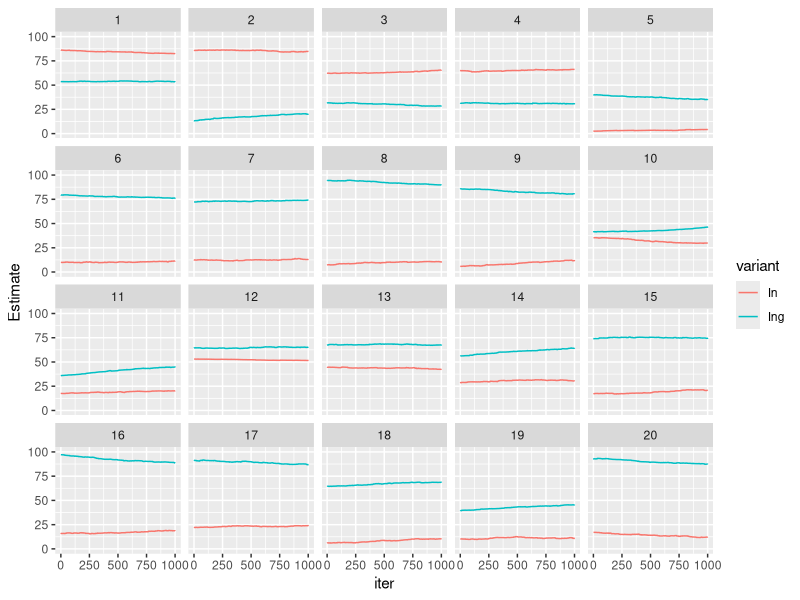
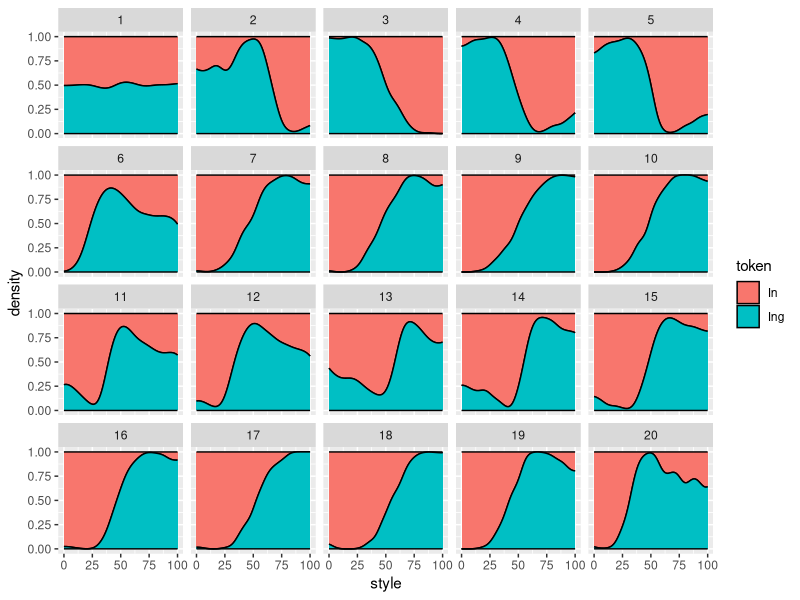

These figures' R source, in order: (Note: a time limit stopped this script after it produced the figures.)

library(ggplot2)
library(reshape2)
library(plyr)


generate_new_speaker <- function(niter, generation, min = 0, max = 100, old_speaker){
  # This function generates a new learner.
  #"In" and "Ing" are the (mean) style values for each variant
  #token is whihc variant they just heard
  #style is which style "
  experience <- list(In    = vector(length = niter),
                     Ing   = vector(length = niter),
                     token = vector(length = niter),
                     style = vector(length = niter),
                     iter  = 1:niter,
                     generation = rep(generation, niter)
  )
  #  experience[["Ing"]][1]   <- (max-min)/2
  #  experience[["In"]][1]    <- (max-min)/2
  
  #JCW: I am changing the above to be values generated from old_speaker
  
  
  currentobs <- generate_from_speaker(old_speaker)
  
  if(currentobs[["token"]] == "Ing"){
    while(currentobs[["token"]] == "Ing"){
      lastobs <- currentobs
      currentobs <- generate_from_speaker(old_speaker)
    }
    
    experience[["Ing"]][1]   <- lastobs[["style"]]
    experience[["In"]][1]    <- currentobs[["style"]]
    
    #debug
    print("Ing")
    print(lastobs[["style"]])
    print(currentobs[["style"]])
  }
  
  else {
    while(currentobs[["token"]] == "In"){
      lastobs <- currentobs
      currentobs <- generate_from_speaker(old_speaker)
    }
    
    experience[["Ing"]][1]   <- currentobs[["style"]]
    experience[["In"]][1]    <- lastobs[["style"]]
    
    #debug
    print("In")
    print(lastobs[["style"]])
    print(currentobs[["style"]])
  }
  experience[["token"]][1] <- NA
  experience[["style"]][1] <- NA
  return(experience)
}

update_speaker <- function(speaker, lambda, iter, token, style){
  # this function updates a learner with input
  #speaker is basically experience  
  other_token <- c(In = "Ing", Ing = "In")
  other <- other_token[token]
  
  #expectation is a style value    
  previous_expectation <- speaker[[token]][iter-1]
  
  #If its closer than 1 unit to the expectation than dist = 1
  dist    <- max(1, abs(style-previous_expectation))
  
  #weight is smaller at larger distances from the expectation
  weight  <- lambda * (1/(dist^2))
  
  #This is a weighted average. Instead of half of the new expectation coming from the old exp and half from the current style, we use the weight to figure out the proportions of the new expectation that should come from each the old and the current style. And as the current style gets farther away from the old expectation, we use less of it in determining the new expection.

  new_expectation <- (previous_expectation * (1-weight)) + (style * weight)
  
  speaker[[token]][iter]   <- new_expectation
  speaker[[other]][iter]   <- speaker[[other]][iter-1]
  speaker[["style"]][iter] <- style
  speaker[["token"]][iter] <- token
  
  return(speaker)
}

generate_from_speaker <- function(speaker, min = 0, max = 100, eps = 0.001){
  # this function generates a tokens from a mature speaker
  #Choose style to speak, which is an independent choice from a uniform dist.
  style <- runif(1, min, max)
  
  #Takes their last expectation for the style of each token
  In_expect  <- rev(speaker[["In"]])[1]
  Ing_expect <- rev(speaker[["Ing"]])[1]
  
  #eps is epsilon, the smallest value that something can take, as in clustering algorithms
  In_dist  <- max(eps, abs(style - In_expect))
  Ing_dist <- max(eps, abs(style - Ing_expect))
  
  In_weight  <- 1/(In_dist^2)
  Ing_weight <- 1/(Ing_dist^2)
  
  In_prob  <- In_weight /(In_weight+Ing_weight)
  Ing_prob <- Ing_weight/(In_weight+Ing_weight)
  
  token <- sample(c("In","Ing"), size=1, prob=c(In_prob,Ing_prob))
  
  return(list(style = style, token = token))
}

#initializing old speaker. these will be the style values for generation 0.

#old_speaker should have SAME STYLE for in/ing, to model first generation after doublet is innovated
old_speaker <- list(In    = 50,
                    Ing   = 50,
                    token = NA,
                    style = NA)

ngenerations <- 20
niter <- 1000
lambda <- 0.3

generations <- vector(length = ngenerations, mode = "list")


for(gen in 1:ngenerations){
  new_speaker <- generate_new_speaker(niter = niter, generation=gen, old_speaker = old_speaker)
  for(iter in 2:niter){
    obs <- generate_from_speaker(old_speaker)
    #obs is a token and its associated style    
    token <- obs[["token"]]
    style <- obs[["style"]]
    
    new_speaker <- update_speaker(new_speaker, lambda=lambda, iter=iter, token=token, style=style)
  }
  generations[[gen]] <- as.data.frame(new_speaker)
  old_speaker <- new_speaker
}


generations.df <- rbind.fill(generations)

generations.df.melt <- melt(generations.df, value.name = "Estimate", id.vars = c("token", "style", "iter", "generation"), variable.name = "variant", na.rm = TRUE, measure.vars = c("In", "Ing"))

pdf("1000iterPerGen.pdf")

ggplot(generations.df.melt, aes(x = iter, y = Estimate, color=variant, group=variant))+
  geom_step()+
  facet_wrap(~generation)+
  ylim(0,100)

#ggplot(generations.df, aes(iter, Ing))+
#  geom_step()+
#  facet_wrap(~generation)+
#  ylim(50,100)

ggplot(subset(generations.df, !is.na(style)), aes(style, fill = token))+
  stat_density(color = "black", position = "fill")+
  facet_wrap(~generation)

dev.off()


#Reinitializing old speaker for new run. These will be the style values for generation 0.

#old_speaker should have SAME STYLE for in/ing, to model first generation after doublet is innovated
old_speaker <- list(In    = 50,
                    Ing   = 50,
                    token = NA,
                    style = NA)

ngenerations <- 20
niter <- 20000
lambda <- 0.3

generations <- vector(length = ngenerations, mode = "list")


for(gen in 1:ngenerations){
  new_speaker <- generate_new_speaker(niter = niter, generation=gen, old_speaker = old_speaker)
  for(iter in 2:niter){
    obs <- generate_from_speaker(old_speaker)
    #obs is a token and its associated style    
    token <- obs[["token"]]
    style <- obs[["style"]]
    
    new_speaker <- update_speaker(new_speaker, lambda=lambda, iter=iter, token=token, style=style)
  }
  generations[[gen]] <- as.data.frame(new_speaker)
  old_speaker <- new_speaker
}


generations.df <- rbind.fill(generations)

#The melting allows us to plot both variants later on

generations.df.melt <- melt(generations.df, value.name = "Estimate", id.vars = c("token", "style", "iter", "generation"), variable.name = "variant", na.rm = TRUE, measure.vars = c("In", "Ing"))

#pdf("20000iterPerGen.pdf")

p <- ggplot(subset(generations.df.melt,iter%%10==0), aes(x = iter, y = Estimate, color=variant, group=variant))+
  geom_step()+
  facet_wrap(~generation)+
  ylim(0,100)

ggsave(p, file = "20000iterPerGen.pdf", width = 8, height = 5)

#ggplot(generations.df, aes(iter, Ing))+
#  geom_step()+
#  facet_wrap(~generation)+
#  ylim(50,100)

ggplot(subset(generations.df, !is.na(style)), aes(style, fill = token))+
  stat_density(color = "black", position = "fill")+
  facet_wrap(~generation)

#dev.off()
